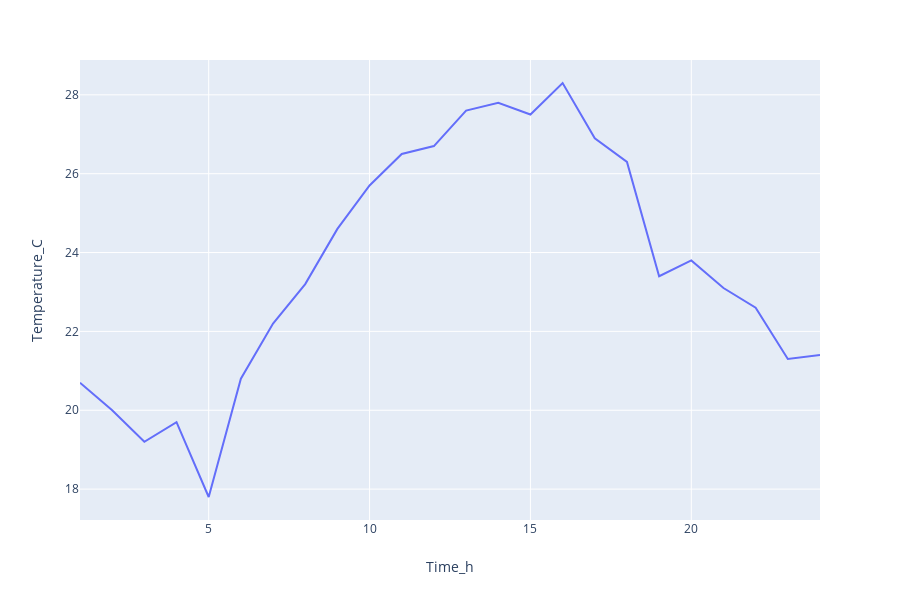

The code cell stored with this chart in its notebook:
### Code cell
px.line(df, x='Time_h', y='Temperature_C')

### Figure 1 — Plotly figure (JSON) as saved in the notebook; plotly's stock layout.template omitted (floating-point values rounded to 4 significant figures)
{"data": [{"hoverlabel": {"namelength": 0}, "hovertemplate": "Time_h=%{x}<br>Temperature_C=%{y}", "legendgroup": "", "line": {"color": "#636efa", "dash": "solid"}, "mode": "lines", "name": "", "showlegend": false, "type": "scatter", "uid": "b39a092f-016f-4736-b9eb-000fdaa35843", "x": [1, 2, 3, 4, 5, 6, 7, 8, 9, 10, 11, 12, 13, 14, 15, 16, 17, 18, 19, 20, 21, 22, 23, 24], "xaxis": "x", "y": [20.7, 20, 19.2, 19.7, 17.8, 20.8, 22.2, 23.2, 24.6, 25.7, 26.5, 26.7, 27.6, 27.8, 27.5, 28.3, 26.9, 26.3, 23.4, 23.8, 23.1, 22.6, 21.3, 21.4], "yaxis": "y"}], "layout": {"grid": {"xaxes": ["x"], "xgap": 0.1, "xside": "bottom", "yaxes": ["y"], "ygap": 0.1, "yside": "left"}, "height": 600, "legend": {"tracegroupgap": 0}, "margin": {"t": 60}, "xaxis": {"title": {"text": "Time_h"}}, "yaxis": {"title": {"text": "Temperature_C"}}}}
